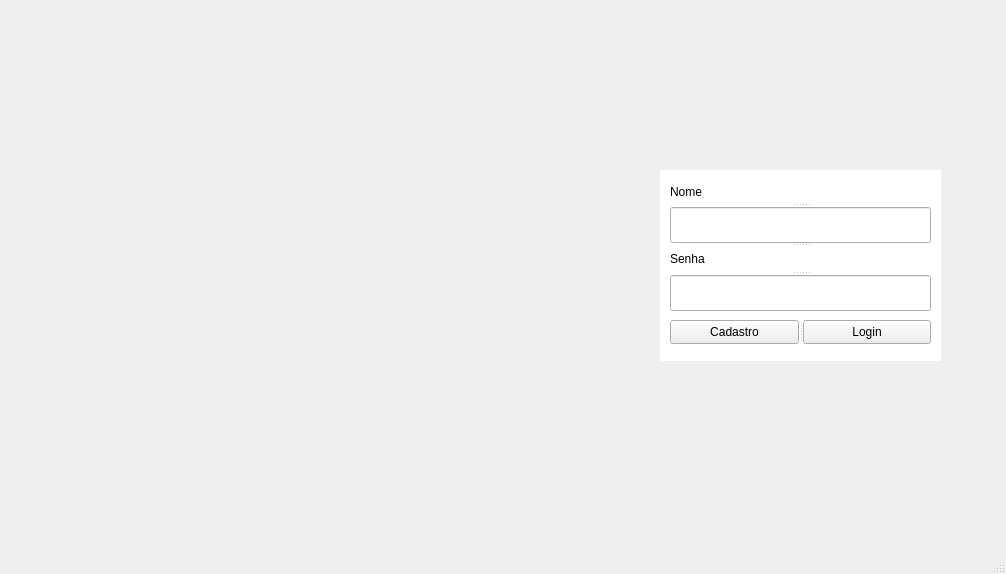
<?xml version="1.0" encoding="UTF-8"?>
<ui version="4.0">
 <class>JanelaLogin</class>
 <widget class="QMainWindow" name="JanelaLogin">
  <property name="geometry">
   <rect>
    <x>0</x>
    <y>0</y>
    <width>1006</width>
    <height>574</height>
   </rect>
  </property>
  <property name="windowTitle">
   <string>JanelaLogin</string>
  </property>
  <widget class="QWidget" name="centralwidget">
   <widget class="QLabel" name="label">
    <property name="geometry">
     <rect>
      <x>600</x>
      <y>380</y>
      <width>391</width>
      <height>51</height>
     </rect>
    </property>
    <property name="text">
     <string/>
    </property>
   </widget>
   <widget class="QLabel" name="aviso">
    <property name="geometry">
     <rect>
      <x>720</x>
      <y>140</y>
      <width>191</width>
      <height>21</height>
     </rect>
    </property>
    <property name="styleSheet">
     <string notr="true">color: rgb(255, 0, 0);</string>
    </property>
    <property name="text">
     <string/>
    </property>
   </widget>
   <widget class="QSplitter" name="splitter">
    <property name="geometry">
     <rect>
      <x>670</x>
      <y>180</y>
      <width>261</width>
      <height>131</height>
     </rect>
    </property>
    <property name="orientation">
     <enum>Qt::Vertical</enum>
    </property>
    <widget class="QLabel" name="nome_label">
     <property name="text">
      <string>Nome</string>
     </property>
    </widget>
    <widget class="QLineEdit" name="line_nome"/>
    <widget class="QLabel" name="senha_label">
     <property name="text">
      <string>Senha</string>
     </property>
    </widget>
    <widget class="QLineEdit" name="line_senha">
     <property name="echoMode">
      <enum>QLineEdit::Password</enum>
     </property>
    </widget>
   </widget>
   <widget class="QSplitter" name="splitter_2">
    <property name="geometry">
     <rect>
      <x>670</x>
      <y>320</y>
      <width>261</width>
      <height>24</height>
     </rect>
    </property>
    <property name="orientation">
     <enum>Qt::Horizontal</enum>
    </property>
    <widget class="QPushButton" name="cadastro_button">
     <property name="text">
      <string>Cadastro</string>
     </property>
    </widget>
    <widget class="QPushButton" name="login_button">
     <property name="text">
      <string>Login</string>
     </property>
    </widget>
   </widget>
   <widget class="QLabel" name="background">
    <property name="geometry">
     <rect>
      <x>0</x>
      <y>-20</y>
      <width>1011</width>
      <height>561</height>
     </rect>
    </property>
    <property name="text">
     <string/>
    </property>
    <property name="pixmap">
     <pixmap resource="res.qrc">:/Img/DEVOLOVE_1_25.png</pixmap>
    </property>
    <property name="scaledContents">
     <bool>true</bool>
    </property>
    <property name="wordWrap">
     <bool>false</bool>
    </property>
   </widget>
   <widget class="QLabel" name="label_3">
    <property name="geometry">
     <rect>
      <x>660</x>
      <y>170</y>
      <width>281</width>
      <height>191</height>
     </rect>
    </property>
    <property name="styleSheet">
     <string notr="true">background-color: rgb(255, 255, 255);</string>
    </property>
    <property name="text">
     <string/>
    </property>
   </widget>
   <zorder>background</zorder>
   <zorder>label_3</zorder>
   <zorder>label</zorder>
   <zorder>aviso</zorder>
   <zorder>splitter</zorder>
   <zorder>splitter_2</zorder>
  </widget>
  <widget class="QMenuBar" name="menubar">
   <property name="geometry">
    <rect>
     <x>0</x>
     <y>0</y>
     <width>1006</width>
     <height>21</height>
    </rect>
   </property>
  </widget>
  <widget class="QStatusBar" name="statusbar"/>
 </widget>
 <resources>
  <include location="res.qrc"/>
 </resources>
 <connections/>
</ui>
